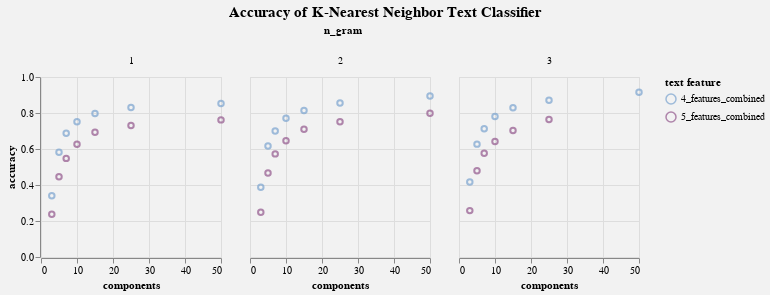

Notebook cell for this chart:
### Code cell
chart_1

### Figure 1 — Vega-Lite specification as saved in the notebook (floating-point values rounded to 4 significant figures)
{"config": {"view": {"continuousWidth": 400, "continuousHeight": 300}, "background": "#F2F2F2", "title": {"anchor": "middle", "fontSize": 15, "offset": 5, "orient": "top"}}, "data": {"name": "data-b45cd8d44968d76c81af4d5141bb7461"}, "facet": {"column": {"type": "nominal", "field": "n_gram"}}, "spec": {"mark": "point", "encoding": {"color": {"type": "nominal", "field": "text feature", "scale": {"range": ["#79A3CE", "#92568B"]}}, "x": {"type": "quantitative", "field": "components"}, "y": {"type": "quantitative", "field": "accuracy"}}, "height": 180, "width": 180}, "title": "Accuracy of K-Nearest Neighbor Text Classifier", "$schema": "https://vega.github.io/schema/vega-lite/v4.8.1.json", "datasets": {"data-b45cd8d44968d76c81af4d5141bb7461": [{"text feature": "4_features_combined", "components": 3, "n_gram": 2, "accuracy": 0.3874, "macro_f1": 0.1379, "micro_f1": 0.3874, "weighted_f1": 0.3712}, {"text feature": "4_features_combined", "components": 5, "n_gram": 2, "accuracy": 0.6169, "macro_f1": 0.2984, "micro_f1": 0.6169, "weighted_f1": 0.603}, {"text feature": "4_features_combined", "components": 7, "n_gram": 2, "accuracy": 0.6998, "macro_f1": 0.3792, "micro_f1": 0.6998, "weighted_f1": 0.689}, {"text feature": "4_features_combined", "components": 10, "n_gram": 2, "accuracy": 0.7703, "macro_f1": 0.4587, "micro_f1": 0.7703, "weighted_f1": 0.762}, {"text feature": "4_features_combined", "components": 15, "n_gram": 2, "accuracy": 0.8136, "macro_f1": 0.5169, "micro_f1": 0.8136, "weighted_f1": 0.807}, {"text feature": "4_features_combined", "components": 25, "n_gram": 2, "accuracy": 0.8562, "macro_f1": 0.5892, "micro_f1": 0.8562, "weighted_f1": 0.8514}, {"text feature": "5_features_combined", "components": 3, "n_gram": 2, "accuracy": 0.2484, "macro_f1": 0.08327, "micro_f1": 0.2484, "weighted_f1": 0.2383}, {"text feature": "5_features_combined", "components": 5, "n_gram": 2, "accuracy": 0.4661, "macro_f1": 0.1866, "micro_f1": 0.4661, "weighted_f1": 0.453}, {"text feature": "5_features_combined", "components": 7, "n_gram": 2, "accuracy": 0.5729, "macro_f1": 0.2655, "micro_f1": 0.5729, "weighted_f1": 0.5614}, {"text feature": "5_features_combined", "components": 10, "n_gram": 2, "accuracy": 0.646, "macro_f1": 0.3309, "micro_f1": 0.646, "weighted_f1": 0.6354}, {"text feature": "5_features_combined", "components": 15, "n_gram": 2, "accuracy": 0.7099, "macro_f1": 0.3996, "micro_f1": 0.7099, "weighted_f1": 0.7004}, {"text feature": "5_features_combined", "components": 25, "n_gram": 2, "accuracy": 0.7514, "macro_f1": 0.4492, "micro_f1": 0.7514, "weighted_f1": 0.7427}, {"text feature": "4_features_combined", "components": 3, "n_gram": 3, "accuracy": 0.4169, "macro_f1": 0.1502, "micro_f1": 0.4169, "weighted_f1": 0.4005}, {"text feature": "4_features_combined", "components": 5, "n_gram": 3, "accuracy": 0.6271, "macro_f1": 0.3008, "micro_f1": 0.6271, "weighted_f1": 0.6148}, {"text feature": "4_features_combined", "components": 7, "n_gram": 3, "accuracy": 0.7124, "macro_f1": 0.3862, "micro_f1": 0.7124, "weighted_f1": 0.7029}, {"text feature": "4_features_combined", "components": 10, "n_gram": 3, "accuracy": 0.78, "macro_f1": 0.459, "micro_f1": 0.78, "weighted_f1": 0.7725}, {"text feature": "4_features_combined", "components": 15, "n_gram": 3, "accuracy": 0.8286, "macro_f1": 0.5302, "micro_f1": 0.8286, "weighted_f1": 0.8232}, {"text feature": "4_features_combined", "components": 25, "n_gram": 3, "accuracy": 0.8713, "macro_f1": 0.595, "micro_f1": 0.8713, "weighted_f1": 0.8674}, {"text feature": "5_features_combined", "components": 3, "n_gram": 3, "accuracy": 0.2577, "macro_f1": 0.08253, "micro_f1": 0.2577, "weighted_f1": 0.2482}, {"text feature": "5_features_combined", "components": 5, "n_gram": 3, "accuracy": 0.4795, "macro_f1": 0.1886, "micro_f1": 0.4795, "weighted_f1": 0.4672}, {"text feature": "5_features_combined", "components": 7, "n_gram": 3, "accuracy": 0.577, "macro_f1": 0.2597, "micro_f1": 0.577, "weighted_f1": 0.5658}, {"text feature": "5_features_combined", "components": 10, "n_gram": 3, "accuracy": 0.6419, "macro_f1": 0.3226, "micro_f1": 0.6419, "weighted_f1": 0.6313}, {"text feature": "5_features_combined", "components": 15, "n_gram": 3, "accuracy": 0.7027, "macro_f1": 0.3814, "micro_f1": 0.7027, "weighted_f1": 0.6935}, {"text feature": "5_features_combined", "components": 25, "n_gram": 3, "accuracy": 0.7641, "macro_f1": 0.4516, "micro_f1": 0.7641, "weighted_f1": 0.7559}, {"text feature": "4_features_combined", "components": 50, "n_gram": 2, "accuracy": 0.895, "macro_f1": 0.6505, "micro_f1": 0.895, "weighted_f1": 0.8914}, {"text feature": "5_features_combined", "components": 50, "n_gram": 2, "accuracy": 0.7985, "macro_f1": 0.5195, "micro_f1": 0.7985, "weighted_f1": 0.791}, {"text feature": "4_features_combined", "components": 50, "n_gram": 3, "accuracy": 0.9147, "macro_f1": 0.6714, "micro_f1": 0.9147, "weighted_f1": 0.9122}, {"text feature": "4_features_combined", "components": 3, "n_gram": 1, "accuracy": 0.3407, "macro_f1": 0.1222, "micro_f1": 0.3407, "weighted_f1": 0.3256}, {"text feature": "4_features_combined", "components": 5, "n_gram": 1, "accuracy": 0.582, "macro_f1": 0.2824, "micro_f1": 0.582, "weighted_f1": 0.5664}, {"text feature": "4_features_combined", "components": 7, "n_gram": 1, "accuracy": 0.6875, "macro_f1": 0.3789, "micro_f1": 0.6875, "weighted_f1": 0.6751}, {"text feature": "4_features_combined", "components": 10, "n_gram": 1, "accuracy": 0.751, "macro_f1": 0.4563, "micro_f1": 0.751, "weighted_f1": 0.7407}, {"text feature": "4_features_combined", "components": 15, "n_gram": 1, "accuracy": 0.7971, "macro_f1": 0.5179, "micro_f1": 0.7971, "weighted_f1": 0.7885}, {"text feature": "5_features_combined", "components": 3, "n_gram": 1, "accuracy": 0.2369, "macro_f1": 0.0801, "micro_f1": 0.2369, "weighted_f1": 0.2253}, {"text feature": "5_features_combined", "components": 5, "n_gram": 1, "accuracy": 0.4457, "macro_f1": 0.1845, "micro_f1": 0.4457, "weighted_f1": 0.4315}, {"text feature": "5_features_combined", "components": 7, "n_gram": 1, "accuracy": 0.5479, "macro_f1": 0.2536, "micro_f1": 0.5479, "weighted_f1": 0.5359}, {"text feature": "5_features_combined", "components": 10, "n_gram": 1, "accuracy": 0.6264, "macro_f1": 0.3254, "micro_f1": 0.6264, "weighted_f1": 0.6143}, {"text feature": "5_features_combined", "components": 15, "n_gram": 1, "accuracy": 0.6926, "macro_f1": 0.3999, "micro_f1": 0.6926, "weighted_f1": 0.6814}, {"text feature": "4_features_combined", "components": 25, "n_gram": 1, "accuracy": 0.8304, "macro_f1": 0.5774, "micro_f1": 0.8304, "weighted_f1": 0.8235}, {"text feature": "5_features_combined", "components": 25, "n_gram": 1, "accuracy": 0.7306, "macro_f1": 0.4519, "micro_f1": 0.7306, "weighted_f1": 0.7201}, {"text feature": "4_features_combined", "components": 50, "n_gram": 1, "accuracy": 0.8533, "macro_f1": 0.6115, "micro_f1": 0.8533, "weighted_f1": 0.8473}, {"text feature": "5_features_combined", "components": 50, "n_gram": 1, "accuracy": 0.7618, "macro_f1": 0.5007, "micro_f1": 0.7618, "weighted_f1": 0.7522}]}}
